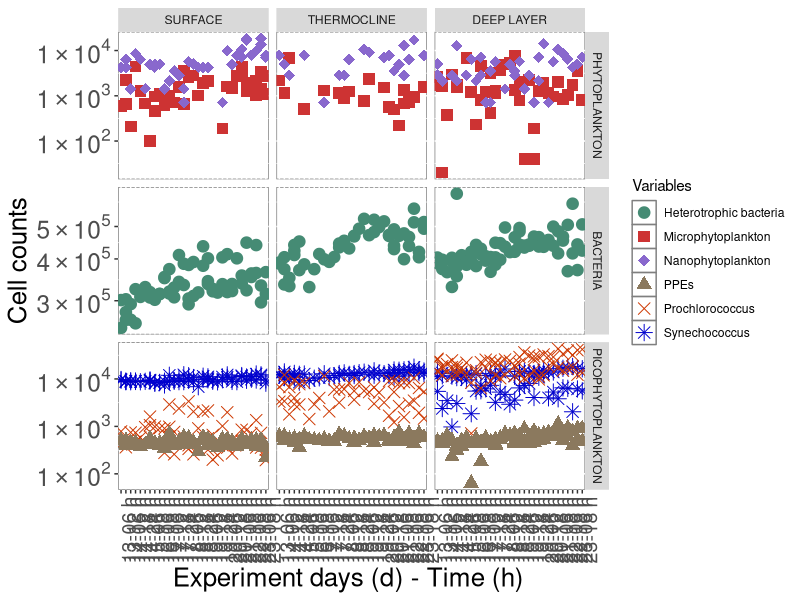

Here is the R script that generated this plot:
#install packages
install.packages("tidyverse")
install.packages("tibble")
install.packages("ggplot2")
install.packages("readr")
install.packages("dichromat")

#load packages
library(tidyverse)
library(tibble)
library(ggplot2)
library(readr)
library(dichromat)

#import data
phytopico22 <- readr::read_delim("phytopico22.csv",col_types = cols(Groups = col_factor(), Class = col_factor()))

#edit data
phytopico_filtered <- subset(phytopico22, Counts > 0)

#attributes for the graph
shape_names <- c(
  "circle", paste("circle", c("open", "filled", "cross", "plus", "small")), "bullet",
  "square", paste("square", c("open", "filled", "cross", "plus", "triangle")),
  "diamond", paste("diamond", c("open", "filled", "plus")),
  "triangle", paste("triangle", c("open", "filled", "square")),
  paste("triangle down", c("open", "filled")),
  "plus", "cross", "asterisk"
)
vignette("ggplot2-specs")

#defining colors for the plot 
shape <- c("circle", "square", "diamond", "triangle", "cross", "asterisk")
color <- c("#458B74", "#CD3333", "#8968CD", "#8B795E", "#CD3700", "#0000CD")


#defining exponential format for y axis numbers
fancy_scientific <- function(l) {
  # turn in to character string in scientific notation
  l <- format(l, scientific = TRUE)
  # quote the part before the exponent to keep all the digits
  l <- gsub("(^.*)e", "'\\1'e", l)
  # remove + after exponent, if exists. E.g.: (3x10^+2 -> 3x10^2) 
  l <- gsub("e\\+","e",l) 
  # convert 1x10^ or 1.000x10^ -> 10^ 
  l <- gsub("\\'1[\\.0]*\\'\\%\\*\\%", "", l) 
  # turn the 'e+' into plotmath format
  l <- gsub("e", "%*%10^", l)
  # return this as an expression
  parse(text=l)
} 

#plot
ggplot(phytopico_filtered, aes(Day, Counts))+
  geom_point(aes(color = Variables, shape = Variables), size=3.6)+
  scale_shape_manual(values = shape)+
  scale_colour_manual(values = color)+
  facet_grid(Class ~ Groups, scales = "free")+
  scale_y_log10(name=c("Cell counts"), labels= fancy_scientific)+
  scale_x_discrete(name="Experiment days (d) - Time (h) ")+
  theme(panel.background = element_rect(fill = "white", colour = "grey50"))+
  theme(axis.text.y = element_text(size = rel(2), angle = 00))+
  theme(axis.text.x = element_text(size = rel(1.6), angle = 90))+
  theme(axis.title.y = element_text(size = rel(1.7), angle = 90))+
  theme(axis.title.x = element_text(size = rel(1.7), angle = 00))
